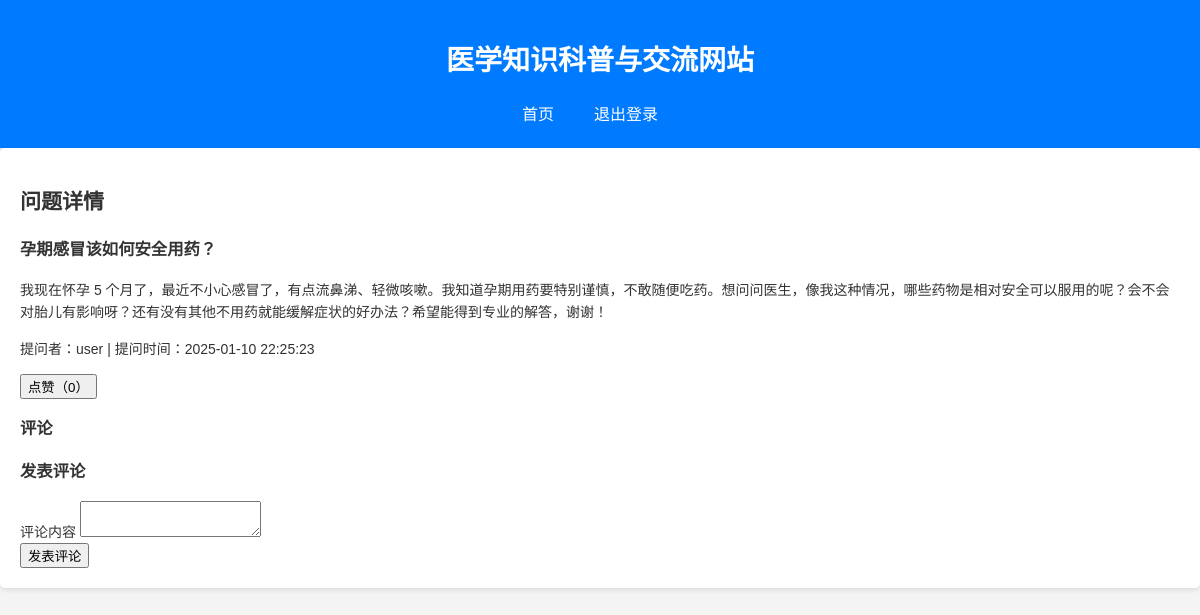
Screenshot of /question/1 with the database file from the repository.
### models.py (models this page shows)
class Question(db.Model):
    __tablename__ = "questions"
    id = db.Column(db.Integer, primary_key=True)
    title = db.Column(db.String(100), nullable=False)
    content = db.Column(db.Text, nullable=False)
    user_id = db.Column(db.Integer, db.ForeignKey("users.id"))
    time = db.Column(db.DateTime)
    category_id = db.Column(db.Integer, db.ForeignKey("categories.id"))
    views = db.Column(db.Integer, default=0)
    likes = db.Column(db.Integer, default=0)
    comments = db.Column(db.Integer, default=0)

class User(db.Model, UserMixin):
    __tablename__ = "users"
    id = db.Column(db.Integer, primary_key=True)
    is_active = db.Column(db.Boolean, default=True)
    username = db.Column(db.String(50), unique=True, nullable=False)
    password = db.Column(db.String(255), nullable=False)
    email = db.Column(db.String(100), nullable=False)
    name = db.Column(db.String(50))
    age = db.Column(db.Integer)
    gender = db.Column(db.Enum("男", "女", "其他"))
    role = db.Column(db.Enum(UserRole), nullable=False)
    register_time = db.Column(db.DateTime)
    last_login_time = db.Column(db.DateTime)

### app.py (the view, shortened to what this page needs)
@app.route("/question/<int:question_id>", methods=["GET", "POST"])
def question_detail(question_id):
    question = Question.query.get(question_id)
    comments = Comment.query.filter_by(question_id=question_id).all()
    form = CommentForm()
    return render_template(
        "question_detail.html",
        question=question,
        comments=comments,
        form=form,
        User=User,
        UserRole=UserRole,
    )

### forms.py
class CommentForm(FlaskForm):
    comment_content = TextAreaField("评论内容", validators=[DataRequired()])
    article_id = HiddenField("文章 ID")
    parent_comment_id = HiddenField("父评论 ID")
    submit = SubmitField("发表评论")

### templates/question_detail.html (shortened to what this page needs)
<!DOCTYPE html>
<html lang="en">
<head>
    <link rel="stylesheet" href="{{ url_for('static', filename='css/style.css') }}">
</head>
<body>
    <header>
        <h1>医学知识科普与交流网站</h1>
        <nav>
            <ul>
                <li><a href="{{ url_for('index') }}">首页</a></li>
                <li><a href="{{ url_for('logout') }}">退出登录</a></li>
            </ul>
        </nav>
    </header>
    <main>
        <div class="content">
            <h2>问题详情</h2>
            <article>
                <h3>{{ question.title }}</h3>
                <p>{{ question.content }}</p>
                <p>提问者：{{ User.query.get(question.user_id).username }} | 提问时间：{{ question.time }}</p>
                <div class="like-section">
                    <button onclick="likeArticle('{{ question.id }}')">点赞（{{ question.likes }}）</button>
                </div>
            </article>
            <h3>评论</h3>
            <h3>发表评论</h3>
            <form method="post">
                <div class="form-group">
                    {{ form.comment_content.label }}
                    {{ form.comment_content }}
                </div>
                <div class="form-group">
                    {{ form.submit }}
                </div>
            </form>
        </div>
    </main>
</body>
</html>

### static/css/style.css (style rules this page uses)
body { font-family: Arial, sans-serif; margin: 0; padding: 0; background-color: #f4f4f4; font-size: 14px; line-height: 1.6; color: #333; }
header { background-color: #007bff; color: #fff; padding: 20px; text-align: center; box-shadow: 0 2px 5px rgba(0, 0, 0, 0.1); }
nav ul { list-style-type: none; margin: 0; padding: 0; display: flex; justify-content: center; align-items: center; }
nav ul li { margin-right: 20px; }
nav ul li a { color: #fff; text-decoration: none; font-size: 16px; padding: 5px 10px; transition: all 0.3s ease; }
.content { flex: 1 1 auto; background-color: #fff; padding: 20px; border-radius: 5px; box-shadow: 0 2px 5px rgba(0, 0, 0, 0.1); }

### rows the page displays
Question: title "孕期感冒该如何安全用药？", content "我现在怀孕 5 个月了，最近不小心感冒了，有点流鼻涕、轻微咳嗽。我知道孕期用药要特别谨慎，不敢随便吃药。想问问医生，像我这种情况，哪些药物是相对安全可以服用的呢？会不会对胎儿有影响呀？还有没有其他不用药就能缓解症状的好办法？希望能得到专业的解答，谢谢！", time "2025-01-10 22:25:23", likes "0"
User: query.get "user"
